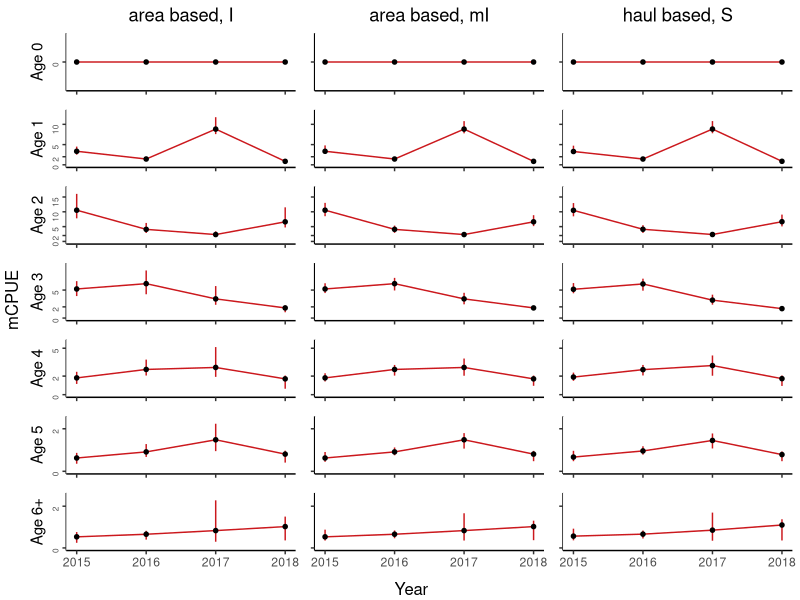
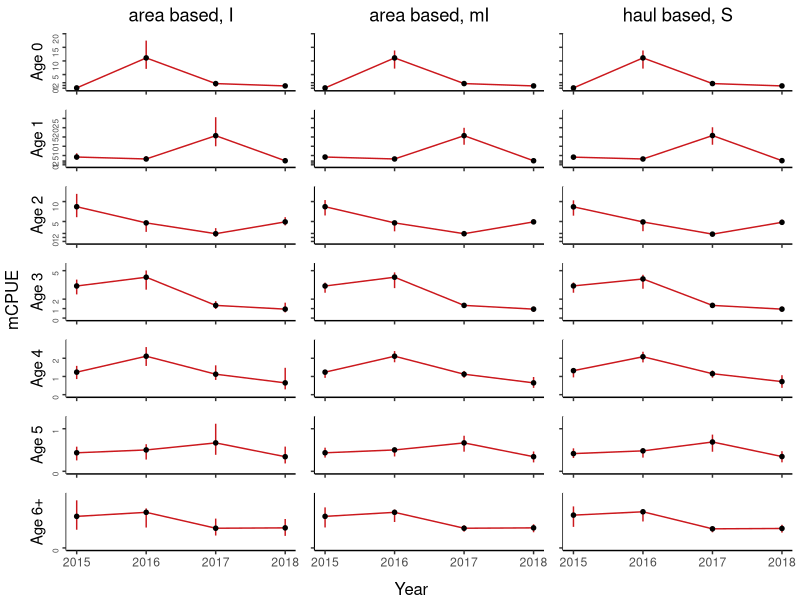
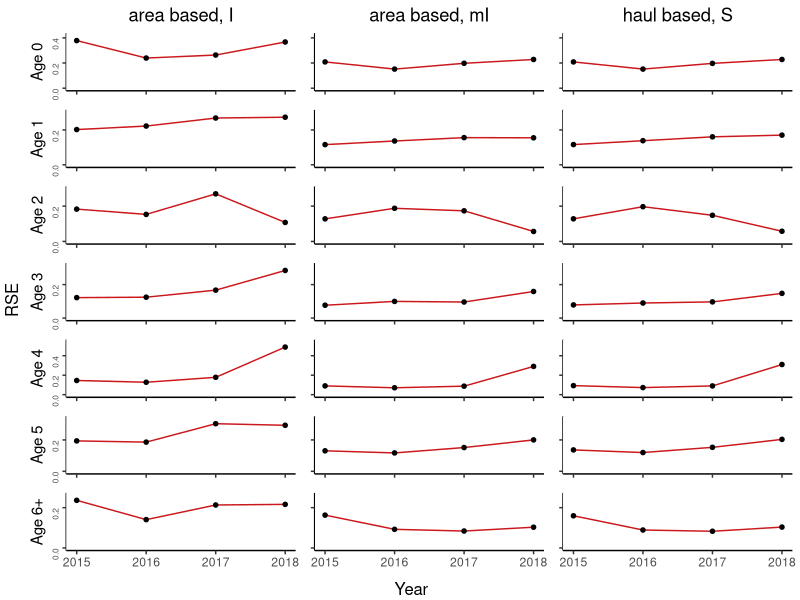
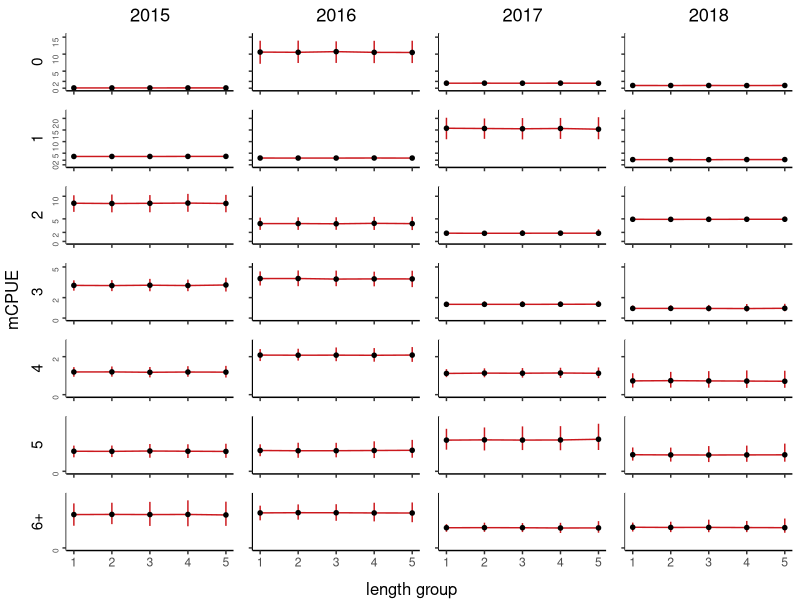
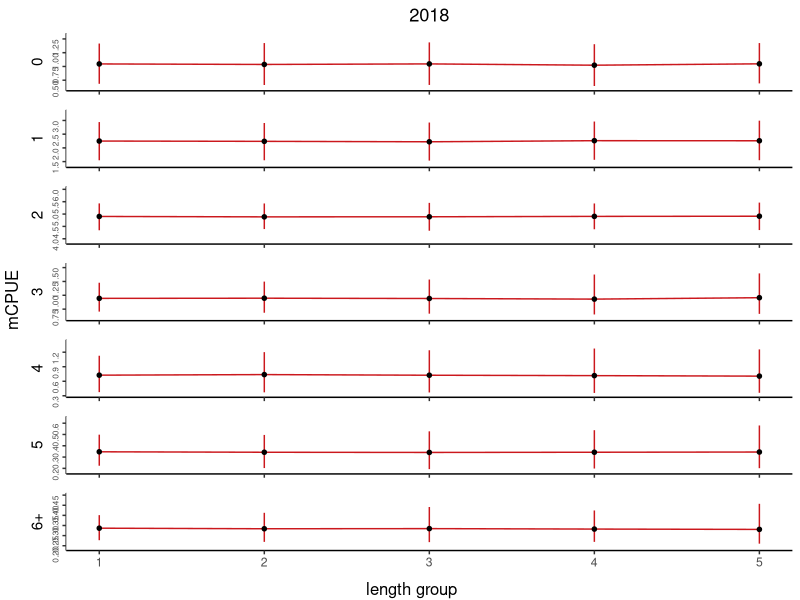
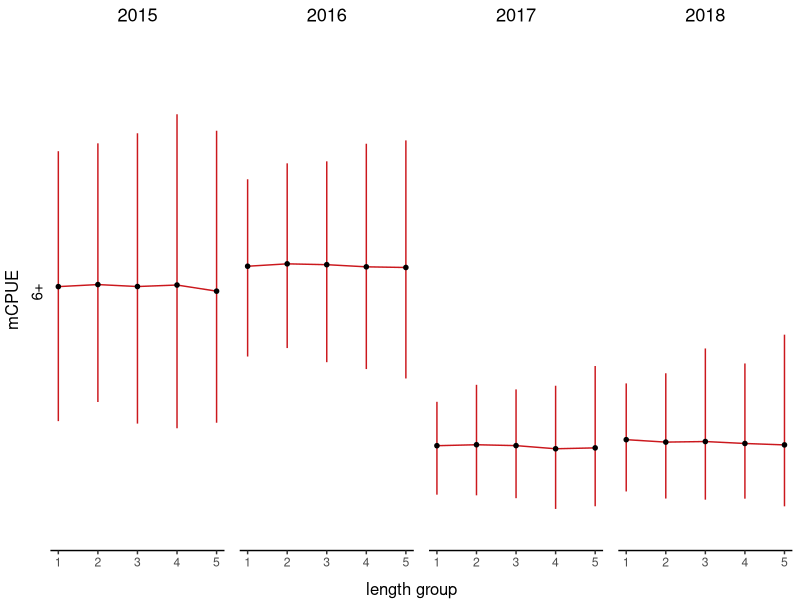

Generate these figures, in order, with R:
#
# Example of tabulated plot inspired by Gerritsen et al. 2006
#

library(ggplot2)
library(grid)
library(gridExtra)
library(egg)

#' @noRd
makeColorMap <- function(columns, color){
  colors <- as.list(rep(color, length(columns)))
  names(colors) <- columns
  return(colors)
}

#' @noRd
panelPlot  <- function(plotdata, xVariable, yVariable, yVariableUpper, yVariableLower, xlimrow, ylimcol, ylabel, basetheme, showX=F, showY=F, title=NULL, pointcol="white", linecol="black", errorcol="black", tickmarks=NULL){
  
  panelplot <- ggplot(plotdata, aes_string(x=xVariable, y=yVariable)) + xlim(xlimrow) + ylab(ylabel) + ylim(ylimcol)

  #error bars
  if (!is.null(yVariableUpper) & !is.null(yVariableLower)){
    panelplot <- panelplot + geom_linerange(aes_string(ymin=yVariableLower, ymax=yVariableUpper), color=errorcol)
  }
  
  #points and lines
  if (nrow(plotdata) == 0){
    panelplot <- panelplot + geom_blank()
  }
  else{
    panelplot <- panelplot + geom_line(color=linecol) + geom_point(shape=20, size=2, color=pointcol)
  }
  
  panelplot <- panelplot + basetheme()
  panelplot <- panelplot + theme(panel.grid.minor = element_blank(), panel.grid.major = element_blank())
  if (!is.null(tickmarks)){
    panelplot <- panelplot + scale_y_continuous(breaks=tickmarks, limits = ylimcol)
  }
  if (!showX){
    panelplot <- panelplot + theme(axis.title.x = element_blank(), axis.text.x=element_blank())
  }
  else{
    panelplot <- panelplot + theme(axis.title.x = element_blank())
  }
  if (!showY){
    panelplot <- panelplot + theme(axis.title.y = element_blank(), axis.text.y=element_blank())
  }
  if (!is.null(title)){
    panelplot <- panelplot + ggtitle(title)
  }
  
  return(panelplot)
}

#' Table plot
#' @description 
#'  makes a tabulated plot of estimates grouped by two covariates, one for columns, one for rows. axes of all plots are the same variables.
#' @details 
#'  If 'yVariableUpper' and 'yVaraiateLower' is not provided, error bars will not be plotted
#' @param data data.table() with data, must contain columns identified by parameters 'columnGroups', 'rowGroups', 'xVariable' and 'yVariable'
#' @param columnGroups character() identifies column in data that identifies the grouping used for columns in the plot
#' @param rowGRoups character() identifies column in data that identifies the grouping used for rows in the plot
#' @param xVariable character() identifies column in data containting variable to be used for x-axis
#' @param yVariable character() identifies column in data containing variable to be used for y-axis
#' @param yVariableLower character(), optional, identifies column in data containing lower limits for error bars
#' @param yVariableUpper character(), optional,  identifies column in data containing upper limits for error bars
#' @param ylab character(), optional, label for y-axis, if not provided 'yVariable' will be used.
#' @param ymin numeric(), optional, lower bounds of y axis, if not NULL y axis will be adopted to data for each column
#' @param ymax numeric(), optional, upper bounds of y axis, if not provided y axis will be adopted to data for each column
#' @param xlim vector, optional, lower and upper bounds of x axis, if not provided y axis will be adapted to data for each row
#' @param pointcol character() or named list mapping the values in data[,columnGroups] to colors, color of points in plots
#' @param linecol character() or named list mapping the values in data[,columnGroups] to colors color of connecting lines in plots
#' @param errorcol character() or named list mapping the values in data[,columnGroups] to colors color of error bars
#' @param tickmarks numeric() specifies tickmarks for y-axis
#' @param basetheme ggplot2 - theme function to use for plotting. Default adjusts y-axis label alignments to account for variable width of tick-labels.
stackedPanels <- function(data, columnGroups, rowGroups, xVariable, yVariable, yVariableLower=NULL, yVariableUpper=NULL, ylab=NULL, xlab=NULL, xlim=NULL, ymin=0, ymax=NULL, pointcol="black", linecol="#cb181d", errorcol="#cb181d", tickmarks=NULL, basetheme=function(x){ggplot2::theme_classic() + theme(plot.title = element_text(hjust = 0.5), axis.text.y = element_text(angle = 90, hjust = 1, size=6))}){
  
  if(is.numeric(columnGroups) | is.numeric(rowGroups)){
    stop("ColumnGroups and rowGroups can not be numeric variables. Covert with as.character()")
  }
  
  if (!all(c(columnGroups, rowGroups, xVariable, yVariable) %in% names(data))){
    stop("Some arguments (columnGroups, rowGroups, xVariable, yVariable) not found in data.")
  }
  
  if (any(is.na(data[,c(columnGroups, rowGroups, xVariable)]))){
    stop("NAs in grouping variables or x variable")
  }

  if (is.null(yVariableUpper) + is.null(yVariableLower) == 1){
    stop("Provide either both yVariableUpper and yVariableLower, or neither of them")
  }
  
  if (is.null(ylab)){
    ylab <- yVariable
  }
  
  if (is.null(xlab)){
    xlab <- xVariable
  }
  
  rows <- sort(unique(unlist(data[,rowGroups])))
  cols <- sort(unique(unlist(data[,columnGroups])))
  
  if (is.character(linecol)){
    linecol <- makeColorMap(cols, linecol)
  }
  if (is.character(pointcol)){
    pointcol <- makeColorMap(cols, pointcol)
  }
  if (is.character(errorcol)){
    errorcol <- makeColorMap(cols, errorcol)
  }
  
  panels <- list()
  for (row in rows){
    
    #determine ylims if necessary
    minvar <- yVariable
    if (!is.null(yVariableLower)){
      minvar <- yVariableLower  
    }
    miny <- ymin
    if (is.null(miny)){
      miny <- min(data[data[,rowGroups] == row,minvar])
      miny <- miny - abs(miny) * .1
    }
    
    maxvar <- yVariable
    if (!is.null(yVariableUpper)){
      maxvar <- yVariableUpper  
    }
    maxy <- ymax
    if (is.null(maxy)){
      maxy <- max(data[data[,rowGroups] == row,maxvar])
      maxy <- maxy + abs(maxy) * .1
    }
    ylimcol <- c(miny, maxy)
    
    for (col in cols){
      xlimrow <- xlim
      if (is.null(xlimrow)){
        xlimrow <- c(min(data[data[,columnGroups] == col,xVariable]), max(data[data[,columnGroups] == col,xVariable]))
      }
      
      title <- NULL
      if (row == rows[1]){
        title = col
      }
      
      plotdata <- data[data[,columnGroups] == col & data[,rowGroups] == row,]
      panel <- panelPlot(plotdata, xVariable, yVariable, yVariableUpper, yVariableLower, xlimrow, ylimcol, showX=(row == rows[length(rows)]), showY=(col == cols[1]), ylabel=row, basetheme=basetheme, title=title, pointcol=pointcol[[col]], linecol=linecol[[col]], errorcol=errorcol[[col]], tickmarks=tickmarks)
      panels[[paste(row, col, sep="/")]] <- panel
      
    }
  }
  
  ggarrange(
    plots=panels,
    nrow=length(rows),
    left=ylab,
    bottom=xlab
    )
}
warning("Change file reference to package location")
warning("Check which CI to use")
warning("Check axis labels")

#
# compare the estimated mCPUE from the two ALKs for each age group (showing confidence intervals)
#

alkresult <- read.csv("data/ALKs_results.csv", sep=";", stringsAsFactors = F, dec = ",", na.strings = c("#N/A"))
alkresult$bs <- NULL
alkresult[alkresult$Bootstrap=="Stratified", "bs"] <- "S"
alkresult[alkresult$Bootstrap=="ICES-IBTS", "bs"] <- "I"
alkresult[alkresult$Bootstrap=="Modified-ICES", "bs"] <- "mI"
alkresult$ALKm <- paste(alkresult$ALK, alkresult$bs, sep=", ")
alkresult$age <- paste("Age", alkresult$age)
alkq1 <- alkresult[alkresult$Quarter=="Q1",]
stackedPanels(data = alkq1, columnGroups = "ALKm", rowGroups = "age", xVariable = "Year", yVariable = "mCPUE", "Q025", "Q975", tickmarks = c(0,2,5,10,15,20,25))
alkq3 <- alkresult[alkresult$Quarter=="Q3",]
stackedPanels(data = alkq3, columnGroups = "ALKm", rowGroups = "age", xVariable = "Year", yVariable = "mCPUE", "Q025", "Q975", tickmarks = c(0,1,2,5,10,15,20,25))

#
# Compare expected RSE from the three bootstrap procedures for each age group
#
stackedPanels(data = alkq3, columnGroups = "ALKm", rowGroups = "age", xVariable = "Year", yVariable = "RSE", tickmarks = c(0,.2,.4,.6))

#
# Compare resampling for haul based ALK
#
resamplingPrXcm <- read.csv("data/OtolithsOnly_1_per_xcm_haulBased.csv", sep=";", stringsAsFactors = F, dec=",")
resamplingPrXcm$Year <- as.character(resamplingPrXcm$Year)
resamplingPrXcmQ1 <- resamplingPrXcm[resamplingPrXcm$Quarter=="Q1",]
resamplingPrXcmQ3 <- resamplingPrXcm[resamplingPrXcm$Quarter=="Q3",]
stackedPanels(data = resamplingPrXcmQ3, columnGroups = "Year", rowGroups = "age", xVariable = "Otolith_1cm", yVariable = "mean", "Q025", "Q975", xlab="length group", ylab="mCPUE", tickmarks = c(0,2,5,10,15,20,25))

#some variants to higlight variances
resamplingPrXcmQ32018 <- resamplingPrXcmQ3[resamplingPrXcmQ3$Year=="2018",]
stackedPanels(data = resamplingPrXcmQ32018, columnGroups = "Year", rowGroups = "age", xVariable = "Otolith_1cm", yVariable = "mean", "Q025", "Q975", xlab="length group", ylab="mCPUE", ymin=NULL)
resamplingPrXcmQ3plusG <- resamplingPrXcmQ3[resamplingPrXcmQ3$age=="6+",]
stackedPanels(data = resamplingPrXcmQ3plusG, columnGroups = "Year", rowGroups = "age", xVariable = "Otolith_1cm", yVariable = "mean", "Q025", "Q975", xlab="length group", ylab="mCPUE", tickmarks = c(0,2,5,10,15,20,25), ymin=NULL)
